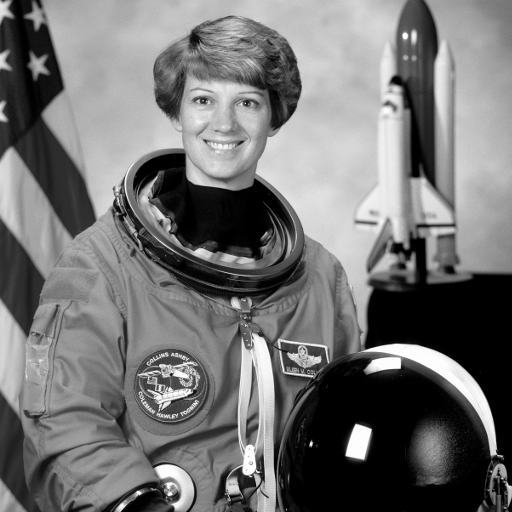
#> input picture data/astronaut.png, 512 x 512 px
$ jupyter execute task3.ipynb
#> lines starting #> are read from the running program, lines starting #| are printed output that depends on the picture
# <a id="#">Task 3 – Mean, median, and Gaussian filtering</a>

[cell 1]
import numpy as np
import matplotlib.pyplot as plt

---

## Linear filtering by convolution (mean filter)

**<a id="#">Task 3.1.1.</a>** Load the image `data/astronaut.png` and show it:

[cell 2]
import matplotlib.image as mpimg
img = mpimg.imread('data/astronaut.png')
#> img is the input picture: shape (512, 512) float32; min 0, max 1, mean 0.451
plt.imshow(img)
plt.show()

**<a id="#">Task 3.1.2.</a>** Implement a mean filter:

[cell 3]
img_in = mpimg.imread('data/astronaut.png')
def meanfilter(img_in, size):
#> called with size = 5
    result = np.zeros(img_in.shape)
    n = (size - 1) // 2
    for p in np.ndindex(img_in.shape):
        neighborhood_sum = 0
        Anzahl = 0
        if p[0] >= n and p[1] >= n and p[0] < img_in.shape[0] - n and p[1] < img_in.shape[1] -n:

            for q in np.ndindex(size, size):
                i = (p[0] + q[0]) - n
                j = (p[1] + q[1]) - n
                neighborhood_sum += img_in[i,j]
                Anzahl +=1
            result[p] = neighborhood_sum / Anzahl
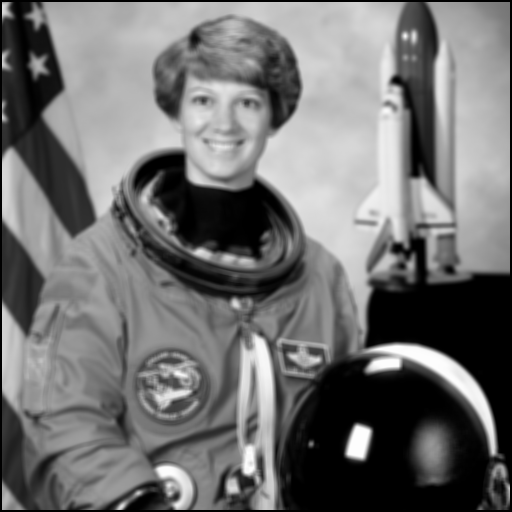
#> result: shape (512, 512) float64; min 0, max 0.994, mean 0.444
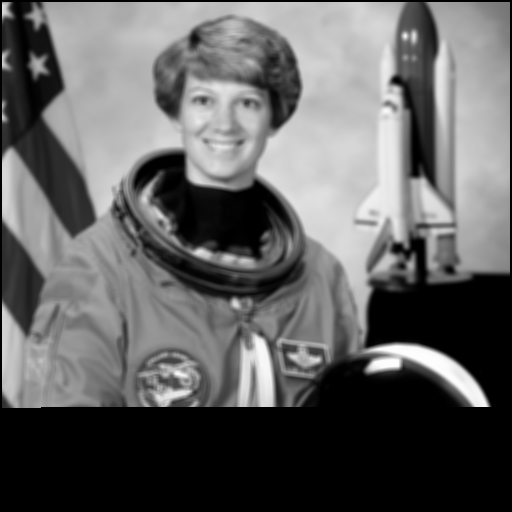
#> result: shape (512, 512) float64; min 0, max 0.994, mean 0.387

    return result

img_2 = img.copy()
image_mean = meanfilter(img_2, size = 5)
plt.imshow(image_mean)
